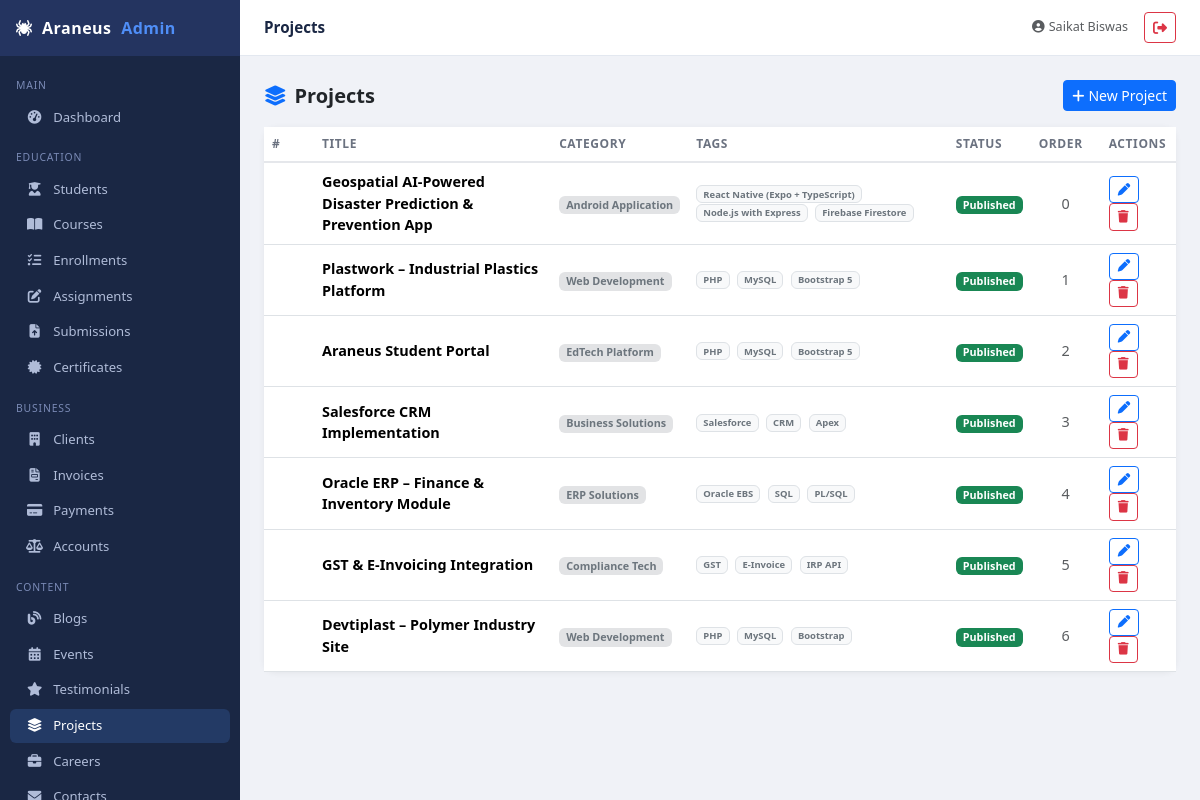
The page /admin/public/admin/projects (signed in) on the database its author committed.
### tables this page shows
CREATE TABLE `projects` (
  `id` int(11) NOT NULL,
  `title` varchar(255) NOT NULL,
  `category` varchar(100) NOT NULL DEFAULT '',
  `description` text DEFAULT NULL,
  `tags` varchar(500) DEFAULT NULL COMMENT 'Comma-separated tag list',
  `image_url` varchar(500) DEFAULT NULL COMMENT 'Cover image URL or relative path',
  `color` varchar(20) DEFAULT '#ff4000' COMMENT 'Accent hex colour for card badge',
  `media` text DEFAULT NULL COMMENT 'JSON: [{type,url,label}]',
  `sort_order` int(11) NOT NULL DEFAULT 0,
  `status` enum('published','draft') NOT NULL DEFAULT 'published',
  `created_at` timestamp NOT NULL DEFAULT current_timestamp(),
  `updated_at` timestamp NOT NULL DEFAULT current_timestamp() ON UPDATE current_timestamp()
);

### admin/app/Core/Controller.php (called while the page is built, shortened)
<?php
abstract class Controller {
    protected function view(string $path, array $data = []): void {
        extract($data);
        $file = APP_ROOT . '/views/' . $path . '.php';
        require $file;
    }
}

### admin/app/Controllers/ProjectController.php (called while the page is built, shortened)
<?php
class ProjectController extends Controller {
    private ProjectModel $model;
    public function __construct() {
        $this->model = new ProjectModel();
    }
    public function index(): void {
        $projects = $this->model->findAll('sort_order ASC, id ASC');
        $this->view('admin/projects/index', [
            'title'    => 'Projects',
            'projects' => $projects,
        ]);
    }
}

### admin/public/index.php (called while the page is built, shortened)
<?php
require APP_ROOT . '/config/database.php';
require APP_ROOT . '/App/Core/Router.php';
spl_autoload_register(function (string $class): void {
    $path = APP_ROOT . '/' . str_replace(['App\\', '\\'], ['App/', '/'], $class) . '.php';
});
$router = new Router();
$uri    = $_SERVER['REQUEST_URI'];
$base   = parse_url(APP_URL, PHP_URL_PATH);
$uri    = substr($uri, strlen($base)) ?: '/';
$uri    = strtok($uri, '?');
$method = $_SERVER['REQUEST_METHOD'];
$router->dispatch($uri, $method);

### admin/app/Core/Database.php (called while the page is built, shortened)
<?php
class Database {
    private static ?Database $instance = null;
    private \PDO $pdo;
    private function __construct() {
        $dsn = "mysql:host=" . DB_HOST . ";dbname=" . DB_NAME . ";charset=" . DB_CHARSET;
        $options = [
            \PDO::ATTR_ERRMODE            => \PDO::ERRMODE_EXCEPTION,
            \PDO::ATTR_DEFAULT_FETCH_MODE => \PDO::FETCH_ASSOC,
            \PDO::ATTR_EMULATE_PREPARES   => false,
        ];
        $this->pdo = new \PDO($dsn, DB_USER, DB_PASS, $options);
    }
    public static function getInstance(): Database {
        if (self::$instance === null) self::$instance = new self();
        return self::$instance;
    }
    public function query(string $sql, array $params = []): \PDOStatement {
        $stmt = $this->pdo->prepare($sql);
        $stmt->execute($params);
        return $stmt;
    }
    public function fetchAll(string $sql, array $params = []): array {
        return $this->query($sql, $params)->fetchAll();
    }
}

### admin/app/Core/Model.php (called while the page is built, shortened)
<?php
abstract class Model {
    protected Database $db;
    protected string $table;
    public function __construct() {
        $this->db = Database::getInstance();
    }
    public function findAll(string $orderBy = '', int $limit = 0, int $offset = 0): array {
        $sql = "SELECT * FROM `{$this->table}`";
        if ($orderBy) $sql .= " ORDER BY $orderBy";
        return $this->db->fetchAll($sql);
    }
}

### admin/views/admin/projects/index.php (the view, shortened to what this page needs)
<?php require APP_ROOT.'/views/partials/layout_top.php'; ?>
<div class="d-flex justify-content-between align-items-center mb-3">
  <h5 class="fw-bold mb-0"><i class="fa fa-layer-group me-2 text-primary"></i>Projects</h5>
  <a href="<?= APP_URL ?>/admin/projects/create" class="btn btn-primary btn-sm">
    <i class="fa fa-plus me-1"></i>New Project
  </a>
</div>
<div class="card">
  <div class="table-responsive">
    <table class="table table-hover mb-0">
      <thead>
        <tr>
          <th style="width:50px;">#</th>
          <th>Title</th>
          <th>Category</th>
          <th>Tags</th>
          <th>Status</th>
          <th style="width:70px;">Order</th>
          <th>Actions</th>
        </tr>
      </thead>
      <tbody>
      <?php if (empty($projects)): ?>
        <tr><td colspan="7" class="text-center text-muted py-4">No projects yet. <a href="<?= APP_URL ?>/admin/projects/create">Add one</a>.</td></tr>
      <?php else: ?>
      <?php foreach ($projects as $p): ?>
        <tr>
          <td>
          </td>
          <td class="fw-semibold"><?= htmlspecialchars($p['title']) ?></td>
          <td>
            <span class="badge bg-secondary-subtle text-secondary">
              <?= htmlspecialchars($p['category']) ?>
            </span>
          </td>
          <td class="small text-muted">
            <?php foreach (array_slice(explode(',', $p['tags'] ?? ''), 0, 3) as $tag): ?>
              <span class="badge bg-light text-secondary border me-1"><?= htmlspecialchars(trim($tag)) ?></span>
            <?php endforeach; ?>
          </td>
          <td>
            <span class="badge <?= $p['status']==='published' ? 'bg-success' : 'bg-warning text-dark' ?>">
              <?= ucfirst($p['status']) ?>
            </span>
          </td>
          <td class="text-muted text-center"><?= (int)$p['sort_order'] ?></td>
          <td>
            <a href="<?= APP_URL ?>/admin/projects/<?= $p['id'] ?>/edit"
               class="btn btn-sm btn-outline-primary btn-action" title="Edit">
              <i class="fa fa-pen"></i>
            </a>
            <form method="POST"
                  action="<?= APP_URL ?>/admin/projects/<?= $p['id'] ?>/delete"
                  class="d-inline"
                  onsubmit="return confirm('Delete \'<?= htmlspecialchars(addslashes($p['title'])) ?>\'? This cannot be undone.')">
              <button class="btn btn-sm btn-outline-danger btn-action" title="Delete">
                <i class="fa fa-trash"></i>
              </button>
            </form>
          </td>
        </tr>
      <?php endforeach; ?>
      <?php endif; ?>
      </tbody>
    </table>
  </div>
</div>
<?php require APP_ROOT.'/views/partials/layout_bottom.php'; ?>

### admin/app/Core/Router.php (shortened to what this page needs)
<?php
class Router {
    private array $routes = [];
    public function get(string $pattern, string $handler): void {
        $this->routes['GET'][$pattern] = $handler;
    }
    public function post(string $pattern, string $handler): void {
        $this->routes['POST'][$pattern] = $handler;
    }
    public function dispatch(string $uri, string $method): void {
        $uri = strtok($uri, '?');
        $uri = '/' . trim($uri, '/');
        foreach ($this->routes[$method] ?? [] as $pattern => $handler) {
            $regex = preg_replace('/\{([a-z]+)\}/', '([^/]+)', $pattern);
            $regex = '#^' . $regex . '$#';
            if (preg_match($regex, $uri, $matches)) {
                array_shift($matches);
                [$controllerName, $action] = explode('@', $handler);
                $controller = new $controllerClass();
                call_user_func_array([$controller, $action], $matches);
                return;
            }
        }
    }
}

### admin/views/partials/layout_top.php (style rules this page uses)
:root { --sidebar-w:240px;--topbar-h:56px;--brand:#1a2744;--brand-light:#243460;--accent:#4f8ef7; }
body { background:#f0f2f7;font-size:.9rem; }
.card { border:none;border-radius:12px;box-shadow:0 1px 6px rgba(0,0,0,.06); }
.table th { font-size:.75rem;text-transform:uppercase;letter-spacing:.05em;color:#6b7280;font-weight:600;border-bottom:2px solid #e5e7eb; }
.table td { vertical-align:middle; }
.btn-action { padding:.2rem .5rem;font-size:.78rem; }

### rows shown on the page
projects: title "Geospatial AI-Powered Disaster Prediction & Prevention App", category "Android Application", tags "React Native (Expo + TypeScript)", tags "Node.js with Express", tags "Firebase Firestore", status "Published", sort_order "0"
projects: title "Plastwork – Industrial Plastics Platform", category "Web Development", tags "PHP", tags "MySQL", tags "Bootstrap 5", status "Published", sort_order "1"
projects: title "Araneus Student Portal", category "EdTech Platform", tags "PHP", tags "MySQL", tags "Bootstrap 5", status "Published", sort_order "2"
projects: title "Salesforce CRM Implementation", category "Business Solutions", tags "Salesforce", tags "CRM", tags "Apex", status "Published", sort_order "3"
projects: title "Oracle ERP – Finance & Inventory Module", category "ERP Solutions", tags "Oracle EBS", tags "SQL", tags "PL/SQL", status "Published", sort_order "4"
projects: title "GST & E-Invoicing Integration", category "Compliance Tech", tags "GST", tags "E-Invoice", tags "IRP API", status "Published", sort_order "5"
projects: title "Devtiplast – Polymer Industry Site", category "Web Development", tags "PHP", tags "MySQL", tags "Bootstrap", status "Published", sort_order "6"

### other values the page prints
$_SESSION['user_name'] "Saikat Biswas"
